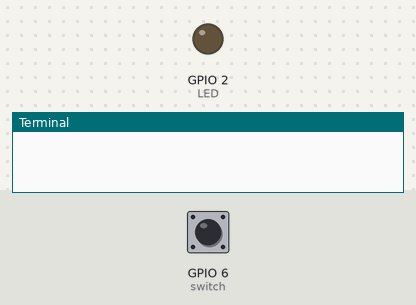
A program run on a simulated Raspberry Pi (BCM pin numbers). Shown: output pins drawn as LEDs (lit = HIGH), the last lines printed to the terminal. The test bench sets the inputs (shaded band); at power-on: GPIO 6 (switch) LOW.

Above: at 1.2 s.
1.3 s: GPIO 6 (switch) pulled HIGH for 0.15 s
At 1.7 s:
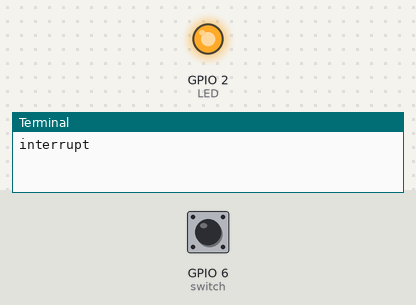
2.9 s: GPIO 6 (switch) pulled HIGH for 1 s
At 4.1 s:
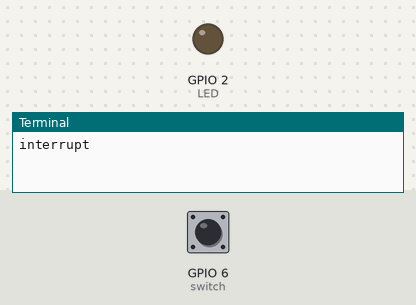
5.4 s: GPIO 6 (switch) pulled HIGH for 3.2 s
At 6.0 s:
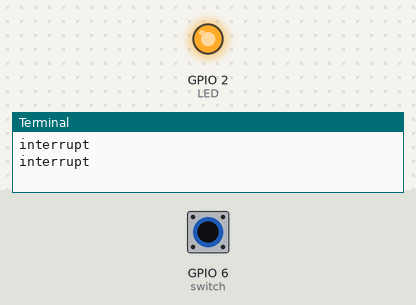
Timing chart, 0 to 8.4 s (numbered marks = the images above; inputs shaded):
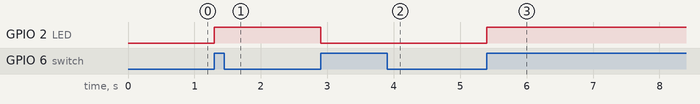

Measured:
- after the input at 1.3 s, GPIO 2 (LED): LOW → HIGH at once
- after the input at 2.9 s, GPIO 2 (LED): HIGH → LOW at once
- after the input at 5.4 s, GPIO 2 (LED): LOW → HIGH at once

The program:

sw5.py
```python
# 풀다운회로에서 1개의 스위치를 눌렀을때 LED on, 한번 더 눌렀을때 LED off 되는 코드 구현
# sw3과는 다르게 인터럽트를 감지하기때문에 time.sleep이 필요없고, 홀짝으로 감지하던 flag를 bool형으로 구현하였다.
#-*-coding: utf-8-*-
import RPi.GPIO as GPIO
import time

switch = 6
LED = 2
flag = False                    # 홀짝으로했던 sw3와는 다르게 bool형 flag 사용

GPIO.setmode(GPIO.BCM)
GPIO.setup(switch, GPIO.IN, pull_up_down = GPIO.PUD_DOWN) # 내부풀다운 사용
GPIO.setup(LED, GPIO.OUT)
GPIO.output(LED, False)         # 처음 실행했을때는 LED를 꺼줌

def swBlink(channel):           # callback 함수
   global flag
   if flag == False:
      GPIO.output(LED, True)
      print("interrupt")
      flag = True

   else:
      flag = False
      GPIO.output(LED, False)


#인터럽터핀에 라이징 신호가 인가되면 콜백함수로 리턴되어 실행
GPIO.add_event_detect(switch, GPIO.RISING, callback=swBlink)

try:
   while True:
      pass

except KeyboardInterrupt:
   print()
   GPIO.cleanup()
```
